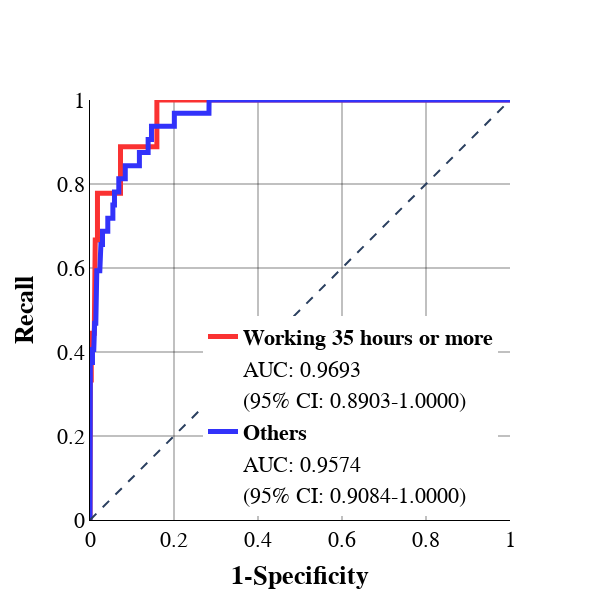

Notebook source saved alongside this figure:
### Code cell
work=test.drop(X_test[X_test['WRK35WKUS_1 - Yes'] == 0].index)
#pop=pop.sample(95, random_state=25)
work_predictors=work.drop(['UDPYOPI_1 - Yes'], axis=1)
work_target=work['UDPYOPI_1 - Yes']
elsee=test.drop(X_test[X_test['WRK35WKUS_1 - Yes'] == 1].index)
#elsee=elsee.sample(95, random_state=25)
elsee_predictors=elsee.drop(['UDPYOPI_1 - Yes'], axis=1)
elsee_target=elsee['UDPYOPI_1 - Yes']
work_prob=logit_model.predict_proba(work_predictors)
elsee_prob=logit_model.predict_proba(elsee_predictors)
plot_roc_curve2(work_target, [item[1] for item in work_prob],elsee_target, [item[1] for item in elsee_prob], 'Working 35 hours or more', 'Others')

### Figure 1 — Plotly figure (JSON) as saved in the notebook; plotly's stock layout.template omitted (floating-point values rounded to 4 significant figures; data arrays with more than 128 entries replaced by an {"elided": "..."} marker saying what was removed)
{"data": [{"hoverinfo": "skip", "line": {"color": "rgba(250, 50, 50, 1.0)", "width": 5}, "name": "<b>Working 35 hours or more</b>", "showlegend": true, "type": "scatter", "x": {"elided": "255 float values"}, "y": {"elided": "255 float values"}}, {"hoverinfo": "skip", "line": {"color": "rgba(255, 255, 255, 0)", "width": 5}, "name": "AUC: 0.9693", "showlegend": true, "type": "scatter", "x": {"elided": "255 float values"}, "y": {"elided": "255 float values"}}, {"hoverinfo": "skip", "line": {"color": "rgba(255, 255, 255, 0)", "width": 0}, "name": "(95% CI: 0.8903-1.0000)", "showlegend": true, "type": "scatter", "x": {"elided": "255 float values"}, "y": {"elided": "255 float values"}}, {"hoverinfo": "skip", "line": {"color": "rgba(50, 50, 250, 1.0)", "width": 5}, "name": "<b>Others</b>", "showlegend": true, "type": "scatter", "x": {"elided": "257 float values"}, "y": {"elided": "257 float values"}}, {"hoverinfo": "skip", "line": {"color": "rgba(255, 255, 255, 0)", "width": 5}, "name": "AUC: 0.9574", "showlegend": true, "type": "scatter", "x": {"elided": "257 float values"}, "y": {"elided": "257 float values"}}, {"hoverinfo": "skip", "line": {"color": "rgba(255, 255, 255, 0)", "width": 0}, "name": "(95% CI: 0.9084-1.0000)", "showlegend": true, "type": "scatter", "x": {"elided": "257 float values"}, "y": {"elided": "257 float values"}}], "layout": {"font": {"color": "Black", "family": "Times New Roman", "size": 22}, "height": 600, "legend": {"x": 0.95, "xanchor": "right", "y": 0.01, "yanchor": "bottom"}, "shapes": [{"line": {"dash": "dash"}, "type": "line", "x0": 0, "x1": 1, "y0": 0, "y1": 1}], "title": {"x": 1}, "width": 600, "xaxis": {"constrain": "domain", "gridcolor": "rgba(5, 5, 5, 0.5)", "linecolor": "black", "range": [0, 1], "title": {"text": "<b>1-Specificity</b>"}}, "yaxis": {"gridcolor": "rgba(5, 5, 5, 0.5)", "linecolor": "black", "range": [0, 1], "scaleanchor": "x", "scaleratio": 1, "title": {"text": "<b>Recall</b>"}}}}
